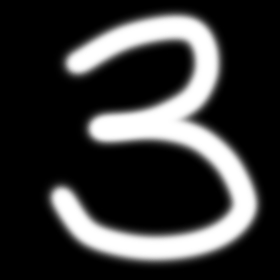
#> input picture data/hand-drawn/3_second.jpg, 280 x 280 px
$ python -i test.py   (imports and definitions only)
#> lines starting #> are read from the running program, lines starting #| are printed output that depends on the picture
from PIL import Image, ImageFilter
import numpy as np

# [4 lines of commented-out code are left out]

def add_margin(bbox, percent=45):
    left, top, right, bottom = bbox
    w, h = right - left, bottom - top
    pad_x, pad_y = w * percent / 100, h * percent / 100
    return left - pad_x, top - pad_y, right + pad_x, bottom + pad_y

def process_handdrawn(file):
#> called with file = 'data/hand-drawn/3_second.jpg'
    img = Image.open(file).convert('L')
    img_to_arr = np.array(img)

    bbox = find_bounding_box_of_nonzero_pixels(img_to_arr)
#> bbox = (39, 5, 267, 271)

    padded_bbox = add_margin(bbox)
#> in add_margin, `left, top, right, bottom = bbox`: left = 39; top = 5; right = 267; bottom = 271
#> in add_margin, `w, h = right - left, bottom - top`: w = 228; h = 266
#> in add_margin, `pad_x, pad_y = w * percent / 100, h * percent / 100`: pad_x = 102.6; pad_y = 119.7
#> padded_bbox = (-63.6, -114.7, 369.6, 390.7)

    cropped = img.crop(padded_bbox)
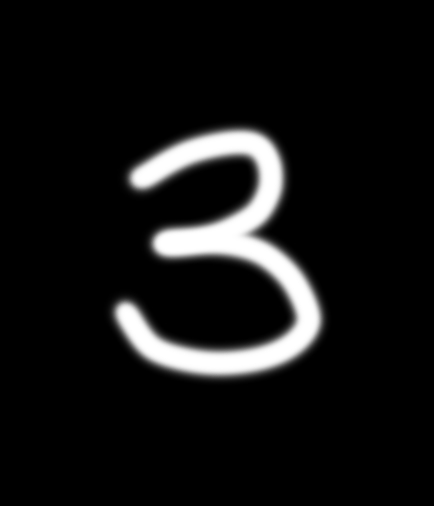
#> cropped: PIL image 434x506 L; min 0, max 255, mean 19.8

    width = padded_bbox[2]-padded_bbox[0]
#> width = 433.2
    height = padded_bbox[3]-padded_bbox[1]
#> height = 505.4

    scale = 20 / max(width, height)
#> scale = 0.0396
    new_w, new_h = width * scale, height * scale
#> new_w = 17.14; new_h = 20
    resized = cropped.resize((int(new_w), int(new_h)))
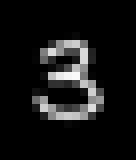
#> resized: PIL image 17x20 L (shown 8 times larger); min 0, max 249, mean 20.5

    resized = resized.filter(ImageFilter.GaussianBlur(radius=1))  # start small, tune
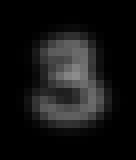
#> resized: PIL image 17x20 L (shown 8 times larger); min 0, max 140, mean 20.3

    canvas = Image.new('L', (28, 28), 0)
#> canvas: PIL image 28x28 L; every value is 0
    offset = ((28 - int(new_w)) // 2, (28 - int(new_h)) // 2)
#> offset = (5, 4)
    canvas.paste(resized, offset)
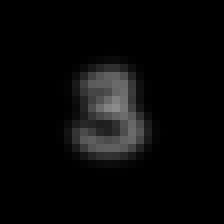
#> canvas: PIL image 28x28 L (shown 8 times larger); min 0, max 140, mean 8.8

    final = np.array(canvas)
    return final

def find_bounding_box_of_nonzero_pixels(arr):
    rows, cols = np.where(arr > 0)   # indices of "ink" pixels
    return min(cols), min(rows), max(cols), max(rows)   # PIL crop box format

# [4 lines of commented-out code are left out]

>>> result = process_handdrawn('data/hand-drawn/3_second.jpg')
